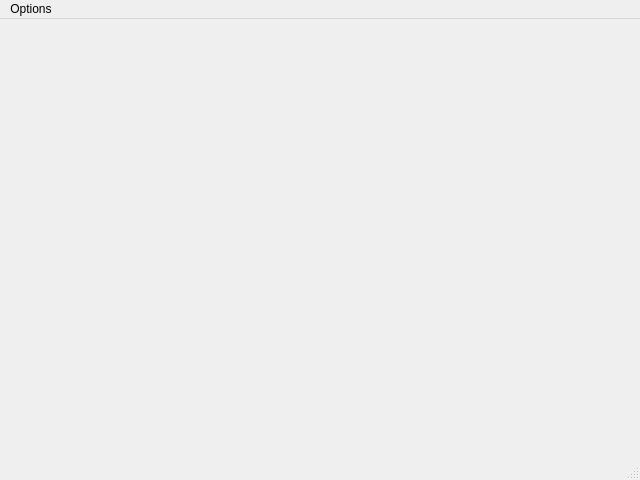
<?xml version="1.0" encoding="UTF-8"?>
<ui version="4.0">
 <class>MainWindow</class>
 <widget class="QMainWindow" name="MainWindow">
  <property name="geometry">
   <rect>
    <x>0</x>
    <y>0</y>
    <width>640</width>
    <height>480</height>
   </rect>
  </property>
  <property name="windowTitle">
   <string>MainWindow</string>
  </property>
  <widget class="QWidget" name="centralwidget"/>
  <widget class="QMenuBar" name="menubar">
   <property name="geometry">
    <rect>
     <x>0</x>
     <y>0</y>
     <width>640</width>
     <height>29</height>
    </rect>
   </property>
   <widget class="QMenu" name="menuOptions">
    <property name="title">
     <string>Options</string>
    </property>
    <addaction name="actionconfig"/>
   </widget>
   <addaction name="menuOptions"/>
  </widget>
  <widget class="QStatusBar" name="statusbar"/>
  <action name="actionconfig">
   <property name="text">
    <string>config</string>
   </property>
  </action>
 </widget>
 <resources/>
 <connections/>
</ui>
